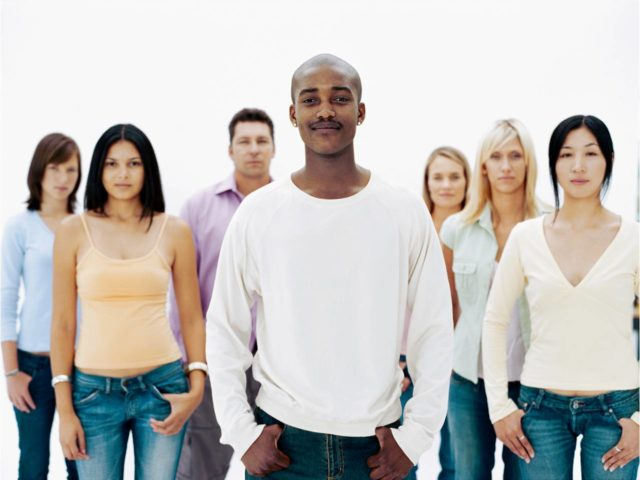
#> input picture imagem.jpg, 640 x 480 px
$ jupyter execute 'Detecção de Olhos.ipynb'
#> lines starting #> are read from the running program, lines starting #| are printed output that depends on the picture; after the words box and inside, x2 and y2 are one past the last pixel; in counts of white or black regions, pixels touching at a corner belong together
# **Carregando a imagem**

[cell 1]
import cv2
from google.colab.patches import cv2_imshow

[cell 2]
imagem = cv2.imread('imagem.jpg')
#> imagem is the input picture: shape (480, 640, 3); mean B, G, R 187.7, 190.9, 193.6
imagem.shape
#> Out = (480, 640, 3)

[cell 3]
cv2_imshow(imagem)

[cell 4]
cv2.resize(imagem,(400,600));

[cell 5]
imagem_grey = cv2.cvtColor(imagem,cv2.COLOR_BGR2GRAY)
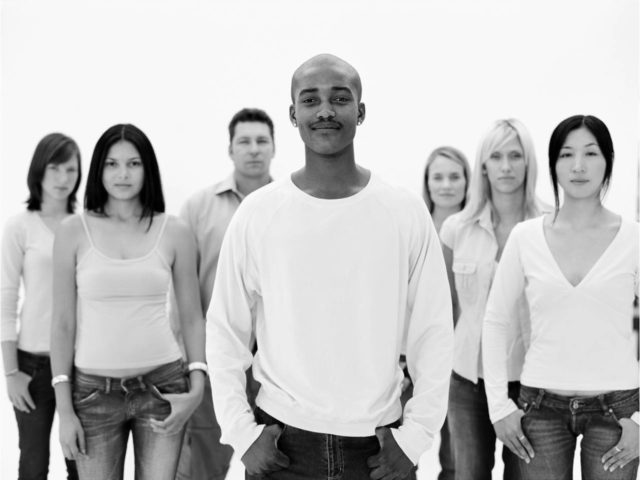
#> imagem_grey: shape (480, 640); min 0, max 255, mean 191.3
cv2_imshow(imagem_grey);

# **Detecção**

[cell 6]
detector_facial  = cv2.CascadeClassifier('/content/haarcascade_eye.xml')

[cell 7]
deteccoes = detector_facial.detectMultiScale(imagem_grey,scaleFactor=1.25)#scaleFactor é a escala da imagem sempre>1
#> deteccoes = [[328, 88, 22, 22], [299, 89, 22, 22]]
deteccoes                                                #minNeighbors=x algoritmo escolhe entre x valores o melhor
#> Out = [[328, 88, 22, 22], [299, 89, 22, 22]]
                                                         #minSize = tamanho minimo do segmento
                                                         #maxSize = tamanho maximo do segmento

[cell 8]
for x,y,w,h in deteccoes:
  cv2.rectangle(imagem,(x,y),(x+h,y+h),(0,255,255))
#> this loop made 2 passes
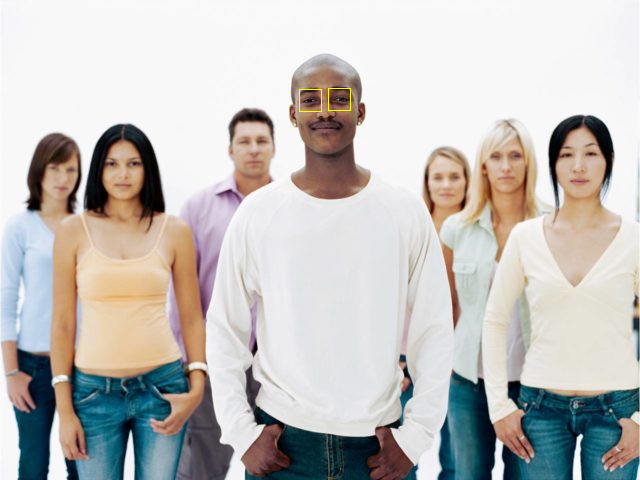
#> imagem: shape (480, 640, 3); 0.06% of pixels changed, all inside (x1, y1, x2, y2) = (299, 88, 351, 112)
cv2_imshow(imagem);
